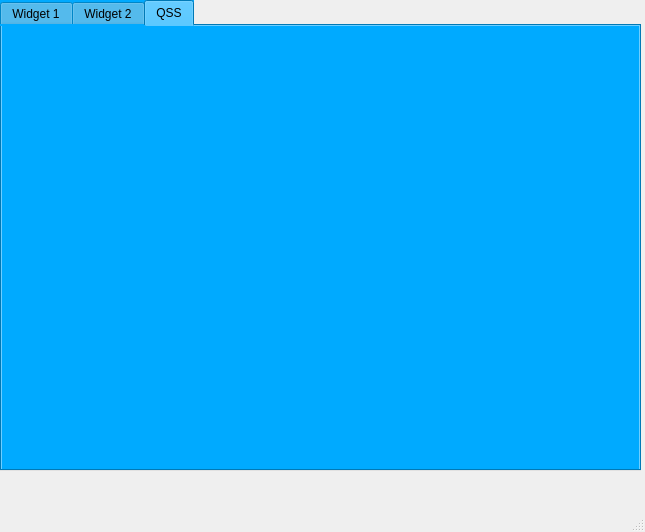
<?xml version="1.0" encoding="UTF-8"?>
<ui version="4.0">
 <class>MainWindow</class>
 <widget class="QMainWindow" name="MainWindow">
  <property name="geometry">
   <rect>
    <x>0</x>
    <y>0</y>
    <width>645</width>
    <height>532</height>
   </rect>
  </property>
  <property name="windowTitle">
   <string>MainWindow</string>
  </property>
  <widget class="QWidget" name="centralwidget">
   <widget class="QTabWidget" name="tabWidget">
    <property name="geometry">
     <rect>
      <x>0</x>
      <y>0</y>
      <width>641</width>
      <height>471</height>
     </rect>
    </property>
    <property name="styleSheet">
     <string notr="true">background-color: rgb(0, 170, 255);</string>
    </property>
    <property name="currentIndex">
     <number>2</number>
    </property>
    <widget class="QWidget" name="tab">
     <attribute name="title">
      <string>Widget 1</string>
     </attribute>
     <widget class="QWidget" name="verticalLayoutWidget">
      <property name="geometry">
       <rect>
        <x>10</x>
        <y>10</y>
        <width>611</width>
        <height>421</height>
       </rect>
      </property>
      <layout class="QVBoxLayout" name="verticalLayout">
       <item>
        <widget class="QTabWidget" name="tabWidget_2">
         <property name="currentIndex">
          <number>1</number>
         </property>
         <widget class="QWidget" name="tab_3">
          <attribute name="title">
           <string>Tree</string>
          </attribute>
          <widget class="QTreeWidget" name="treeWidget">
           <property name="geometry">
            <rect>
             <x>0</x>
             <y>0</y>
             <width>601</width>
             <height>391</height>
            </rect>
           </property>
           <column>
            <property name="text">
             <string>Header1</string>
            </property>
           </column>
           <column>
            <property name="text">
             <string>新建列</string>
            </property>
           </column>
          </widget>
         </widget>
         <widget class="QWidget" name="tab_4">
          <attribute name="title">
           <string>Calendar</string>
          </attribute>
          <widget class="QWidget" name="verticalLayoutWidget_2">
           <property name="geometry">
            <rect>
             <x>0</x>
             <y>0</y>
             <width>601</width>
             <height>391</height>
            </rect>
           </property>
           <layout class="QVBoxLayout" name="verticalLayout_2">
            <item>
             <widget class="QDateEdit" name="dateEdit">
              <property name="alignment">
               <set>Qt::AlignCenter</set>
              </property>
             </widget>
            </item>
            <item>
             <widget class="QCalendarWidget" name="calendarWidget"/>
            </item>
           </layout>
          </widget>
         </widget>
        </widget>
       </item>
      </layout>
     </widget>
    </widget>
    <widget class="QWidget" name="tab_2">
     <attribute name="title">
      <string>Widget 2</string>
     </attribute>
     <widget class="QGroupBox" name="groupBox">
      <property name="geometry">
       <rect>
        <x>20</x>
        <y>50</y>
        <width>231</width>
        <height>131</height>
       </rect>
      </property>
      <property name="title">
       <string>GroupBox</string>
      </property>
      <widget class="QWidget" name="layoutWidget">
       <property name="geometry">
        <rect>
         <x>40</x>
         <y>30</y>
         <width>127</width>
         <height>62</height>
        </rect>
       </property>
       <layout class="QVBoxLayout" name="verticalLayout_3">
        <item>
         <widget class="QRadioButton" name="radioButton_2">
          <property name="text">
           <string>Default</string>
          </property>
         </widget>
        </item>
        <item>
         <widget class="QRadioButton" name="radioButton">
          <property name="text">
           <string>Reset Progressbar</string>
          </property>
         </widget>
        </item>
        <item>
         <widget class="QRadioButton" name="radioButton_3">
          <property name="statusTip">
           <string>This is option 2</string>
          </property>
          <property name="text">
           <string>Option 2</string>
          </property>
         </widget>
        </item>
       </layout>
      </widget>
     </widget>
     <widget class="QGroupBox" name="groupBox_2">
      <property name="geometry">
       <rect>
        <x>280</x>
        <y>50</y>
        <width>341</width>
        <height>131</height>
       </rect>
      </property>
      <property name="title">
       <string>GroupBox</string>
      </property>
      <widget class="QDial" name="dial">
       <property name="geometry">
        <rect>
         <x>20</x>
         <y>30</y>
         <width>81</width>
         <height>81</height>
        </rect>
       </property>
      </widget>
      <widget class="QLCDNumber" name="lcdNumber">
       <property name="geometry">
        <rect>
         <x>160</x>
         <y>30</y>
         <width>131</width>
         <height>81</height>
        </rect>
       </property>
       <property name="digitCount">
        <number>2</number>
       </property>
       <property name="intValue" stdset="0">
        <number>0</number>
       </property>
      </widget>
     </widget>
     <widget class="QProgressBar" name="progressBar">
      <property name="geometry">
       <rect>
        <x>20</x>
        <y>390</y>
        <width>601</width>
        <height>23</height>
       </rect>
      </property>
      <property name="value">
       <number>0</number>
      </property>
     </widget>
     <widget class="QWidget" name="layoutWidget">
      <property name="geometry">
       <rect>
        <x>22</x>
        <y>210</y>
        <width>231</width>
        <height>171</height>
       </rect>
      </property>
      <layout class="QVBoxLayout" name="verticalLayout_4">
       <item>
        <widget class="QFontComboBox" name="fontComboBox"/>
       </item>
       <item>
        <widget class="QLabel" name="label">
         <property name="font">
          <font>
           <family>Arial</family>
           <pointsize>20</pointsize>
           <weight>50</weight>
           <bold>false</bold>
           <stylestrategy>PreferAntialias</stylestrategy>
          </font>
         </property>
         <property name="text">
          <string/>
         </property>
         <property name="textFormat">
          <enum>Qt::AutoText</enum>
         </property>
         <property name="alignment">
          <set>Qt::AlignCenter</set>
         </property>
        </widget>
       </item>
      </layout>
     </widget>
    </widget>
    <widget class="QWidget" name="tab_QSS">
     <attribute name="title">
      <string>QSS</string>
     </attribute>
    </widget>
   </widget>
  </widget>
  <widget class="QMenuBar" name="menubar">
   <property name="geometry">
    <rect>
     <x>0</x>
     <y>0</y>
     <width>645</width>
     <height>22</height>
    </rect>
   </property>
  </widget>
  <widget class="QStatusBar" name="statusbar"/>
 </widget>
 <resources/>
 <connections>
  <connection>
   <sender>dial</sender>
   <signal>valueChanged(int)</signal>
   <receiver>lcdNumber</receiver>
   <slot>display(int)</slot>
   <hints>
    <hint type="sourcelabel">
     <x>363</x>
     <y>152</y>
    </hint>
    <hint type="destinationlabel">
     <x>459</x>
     <y>147</y>
    </hint>
   </hints>
  </connection>
  <connection>
   <sender>radioButton</sender>
   <signal>clicked()</signal>
   <receiver>progressBar</receiver>
   <slot>reset()</slot>
   <hints>
    <hint type="sourcelabel">
     <x>109</x>
     <y>158</y>
    </hint>
    <hint type="destinationlabel">
     <x>51</x>
     <y>448</y>
    </hint>
   </hints>
  </connection>
  <connection>
   <sender>fontComboBox</sender>
   <signal>activated(QString)</signal>
   <receiver>label</receiver>
   <slot>setText(QString)</slot>
   <hints>
    <hint type="sourcelabel">
     <x>172</x>
     <y>267</y>
    </hint>
    <hint type="destinationlabel">
     <x>173</x>
     <y>295</y>
    </hint>
   </hints>
  </connection>
  <connection>
   <sender>calendarWidget</sender>
   <signal>clicked(QDate)</signal>
   <receiver>dateEdit</receiver>
   <slot>setDate(QDate)</slot>
   <hints>
    <hint type="sourcelabel">
     <x>347</x>
     <y>112</y>
    </hint>
    <hint type="destinationlabel">
     <x>314</x>
     <y>82</y>
    </hint>
   </hints>
  </connection>
  <connection>
   <sender>dial</sender>
   <signal>valueChanged(int)</signal>
   <receiver>progressBar</receiver>
   <slot>setValue(int)</slot>
   <hints>
    <hint type="sourcelabel">
     <x>360</x>
     <y>178</y>
    </hint>
    <hint type="destinationlabel">
     <x>379</x>
     <y>455</y>
    </hint>
   </hints>
  </connection>
 </connections>
</ui>
